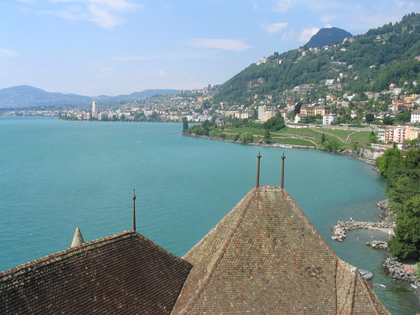
%> input picture hole_filling/test_img.bmp, 420 x 315 px, shrunk from 800 x 600 before the run
$ octave main.m   (GNU Octave 9; MATLAB toolbox functions it lacks are replaced by stand-ins)
%> lines starting %> are read from the running program, lines starting %| are printed output that depends on the picture; in (x1, y1, x2, y2) boxes, pixels count from 0 and x2, y2 are one past the last pixel; in counts of white or black regions, pixels touching at a corner belong together; the program's own positions count from 1
### hole_filling/inpainting.m
function [inpaintedImg,C,D,fillMovie] = inpainting(origImg,mask,psz)

%% error check
% if ~ismatrix(mask); error('Invalid mask'); end
% if sum(sum(mask~=0 & mask~=1))>0; error('Invalid mask'); end
% if mod(psz,2)==0; error('Patch size psz must be odd.'); end

fillRegion = mask;

origImg = double(origImg);
img = origImg;
ind = img2ind(img);
sz = [size(img,1) size(img,2)];
sourceRegion = ~fillRegion;

% Initialize isophote values
[Ix(:,:,3), Iy(:,:,3)] = gradient(img(:,:,3));
[Ix(:,:,2), Iy(:,:,2)] = gradient(img(:,:,2));
[Ix(:,:,1), Iy(:,:,1)] = gradient(img(:,:,1));
Ix = sum(Ix,3)/(3*255); Iy = sum(Iy,3)/(3*255);
temp = Ix; Ix = -Iy; Iy = temp;  % Rotate gradient 90 degrees

% Initialize confidence and data terms
C = double(sourceRegion);
D = repmat(-.1,sz);
iter = 1;
% Visualization stuff
if nargout==4
  fillMovie(1).cdata=uint8(img);
  fillMovie(1).colormap=[];
  origImg(1,1,:) = [0, 255, 0];
  iter = 2;
end

% Seed 'rand' for reproducible results (good for testing)
rand('state',0);

% Loop until entire fill region has been covered
while any(fillRegion(:))
  % Find contour & normalized gradients of fill region
  fillRegionD = double(fillRegion); % Marcel 11/30/05
  dR = find(conv2(fillRegionD,[1,1,1;1,-8,1;1,1,1],'same')>0);

  [Nx,Ny] = gradient(double(~fillRegion)); % Marcel 11/30/05
 %[Nx,Ny] = gradient(~fillRegion);         % Original
  N = [Nx(dR(:)) Ny(dR(:))];
  N = normr(N);
  N(~isfinite(N))=0; % handle NaN and Inf

  % Compute confidences along the fill front
  for k=dR'
    Hp = getpatch(sz,k,psz);
    q = Hp(~(fillRegion(Hp))); % fillRegion?????????????????
    C(k) = sum(C(q))/numel(Hp);
  end

  % Compute patch priorities = confidence term * data term
  D(dR) = abs(Ix(dR).*N(:,1)+Iy(dR).*N(:,2)) + 0.001;
  priorities = C(dR).* D(dR);

  % Find patch with maximum priority, Hp
  [~,ndx] = max(priorities(:));
  p = dR(ndx(1));
  [Hp,rows,cols] = getpatch(sz,p,psz);
  toFill = fillRegion(Hp);

  % Find exemplar that minimizes error, Hq
  Hq = bestexemplar(img,img(rows,cols,:),toFill',sourceRegion);

  % Update fill region
  toFill = logical(toFill);                 % Marcel 11/30/05
  fillRegion(Hp(toFill)) = false;

  % Propagate confidence & isophote values
  C(Hp(toFill))  = C(p);
  Ix(Hp(toFill)) = Ix(Hq(toFill));
  Iy(Hp(toFill)) = Iy(Hq(toFill));

  % Copy image data from Hq to Hp
  ind(Hp(toFill)) = ind(Hq(toFill));
  img(rows,cols,:) = ind2img(ind(rows,cols),origImg);

  % Visualization stuff
  if nargout==4
    ind2 = ind;
    ind2(logical(fillRegion)) = 1;
    fillMovie(iter).cdata=uint8(ind2img(ind2,origImg));
    fillMovie(iter).colormap=[];
  end
  iter = iter+1;
end

inpaintedImg = img;

### hole_filling/img2ind.m
%---------------------------------------------------------------------
% Converts an RGB image into a indexed image, using the image itself as
% the colormap.
%---------------------------------------------------------------------
function ind = img2ind(img)
s=size(img); ind=reshape(1:s(1)*s(2),s(1),s(2));

### hole_filling/main.m
origImg = imread('./test_img.bmp');
%> origImg is the input picture: size 315x420x3 uint8; mean R, G, B 123.4, 145.6, 149.7
mask = im2double(rgb2gray(imread('./test_mask.bmp')));
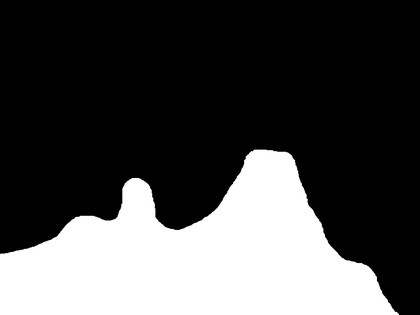
%> input picture hole_filling/test_mask.bmp, 420 x 315 px, shrunk from 800 x 600 before the run
%> mask: size 315x420 double; min 0, max 1, mean 0.291
psz = 5;
im = inpainting(origImg,mask,psz);
%> in inpainting, `ind = img2ind(img);`:
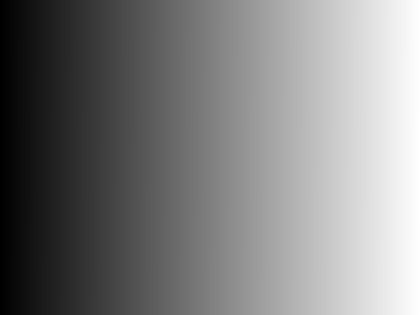
%> ind: size 315x420 double; min 1, max 132300, mean 66150.5; drawn with min black and max white
%> in inpainting, `sourceRegion = ~fillRegion;`:
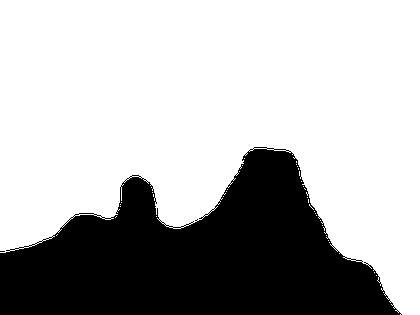
%> sourceRegion: size 315x420 logical; 70.1% white; 2 black regions (1 under 20 px), largest, box (x1, y1, x2, y2) and area: (0, 147, 402, 315) 39549
%> in inpainting, `[Ix(:,:,1), Iy(:,:,1)] = gradient(img(:,:,1));`:
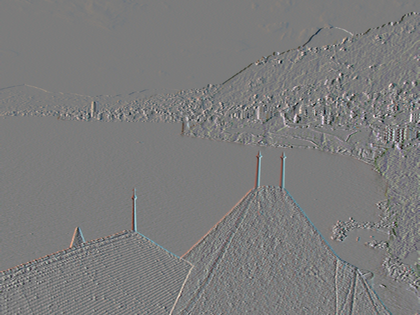
%> Ix: size 315x420x3 double; mean R, G, B -0.1, -0.1, -0.2; drawn with min black and max white
%> in inpainting, `[Ix(:,:,1), Iy(:,:,1)] = gradient(img(:,:,1));`:
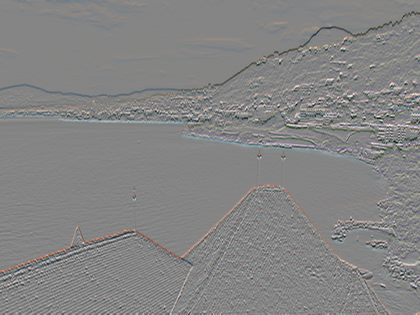
%> Iy: size 315x420x3 double; mean R, G, B -0.2, -0.4, -0.5; drawn with min black and max white
%> in inpainting, `Ix = -Iy`:
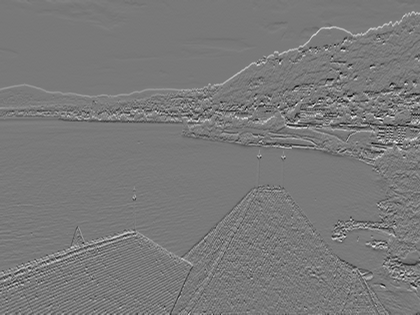
%> Ix: size 315x420 double; min -0.341, max 0.375, mean 0.00152; drawn with min black and max white
%> the loop in inpainting, `while any(fillRegion(:))` made 1 pass
%> pass 1, in inpainting, `[Nx,Ny] = gradient(double(~fillRegion));`:
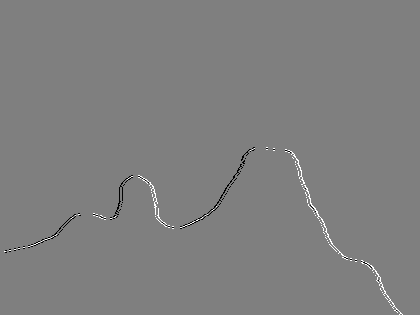
%> Nx: size 315x420 double; min -0.5, max 0.5, mean 0.000476; drawn with min black and max white
%> the run ends on the next line
